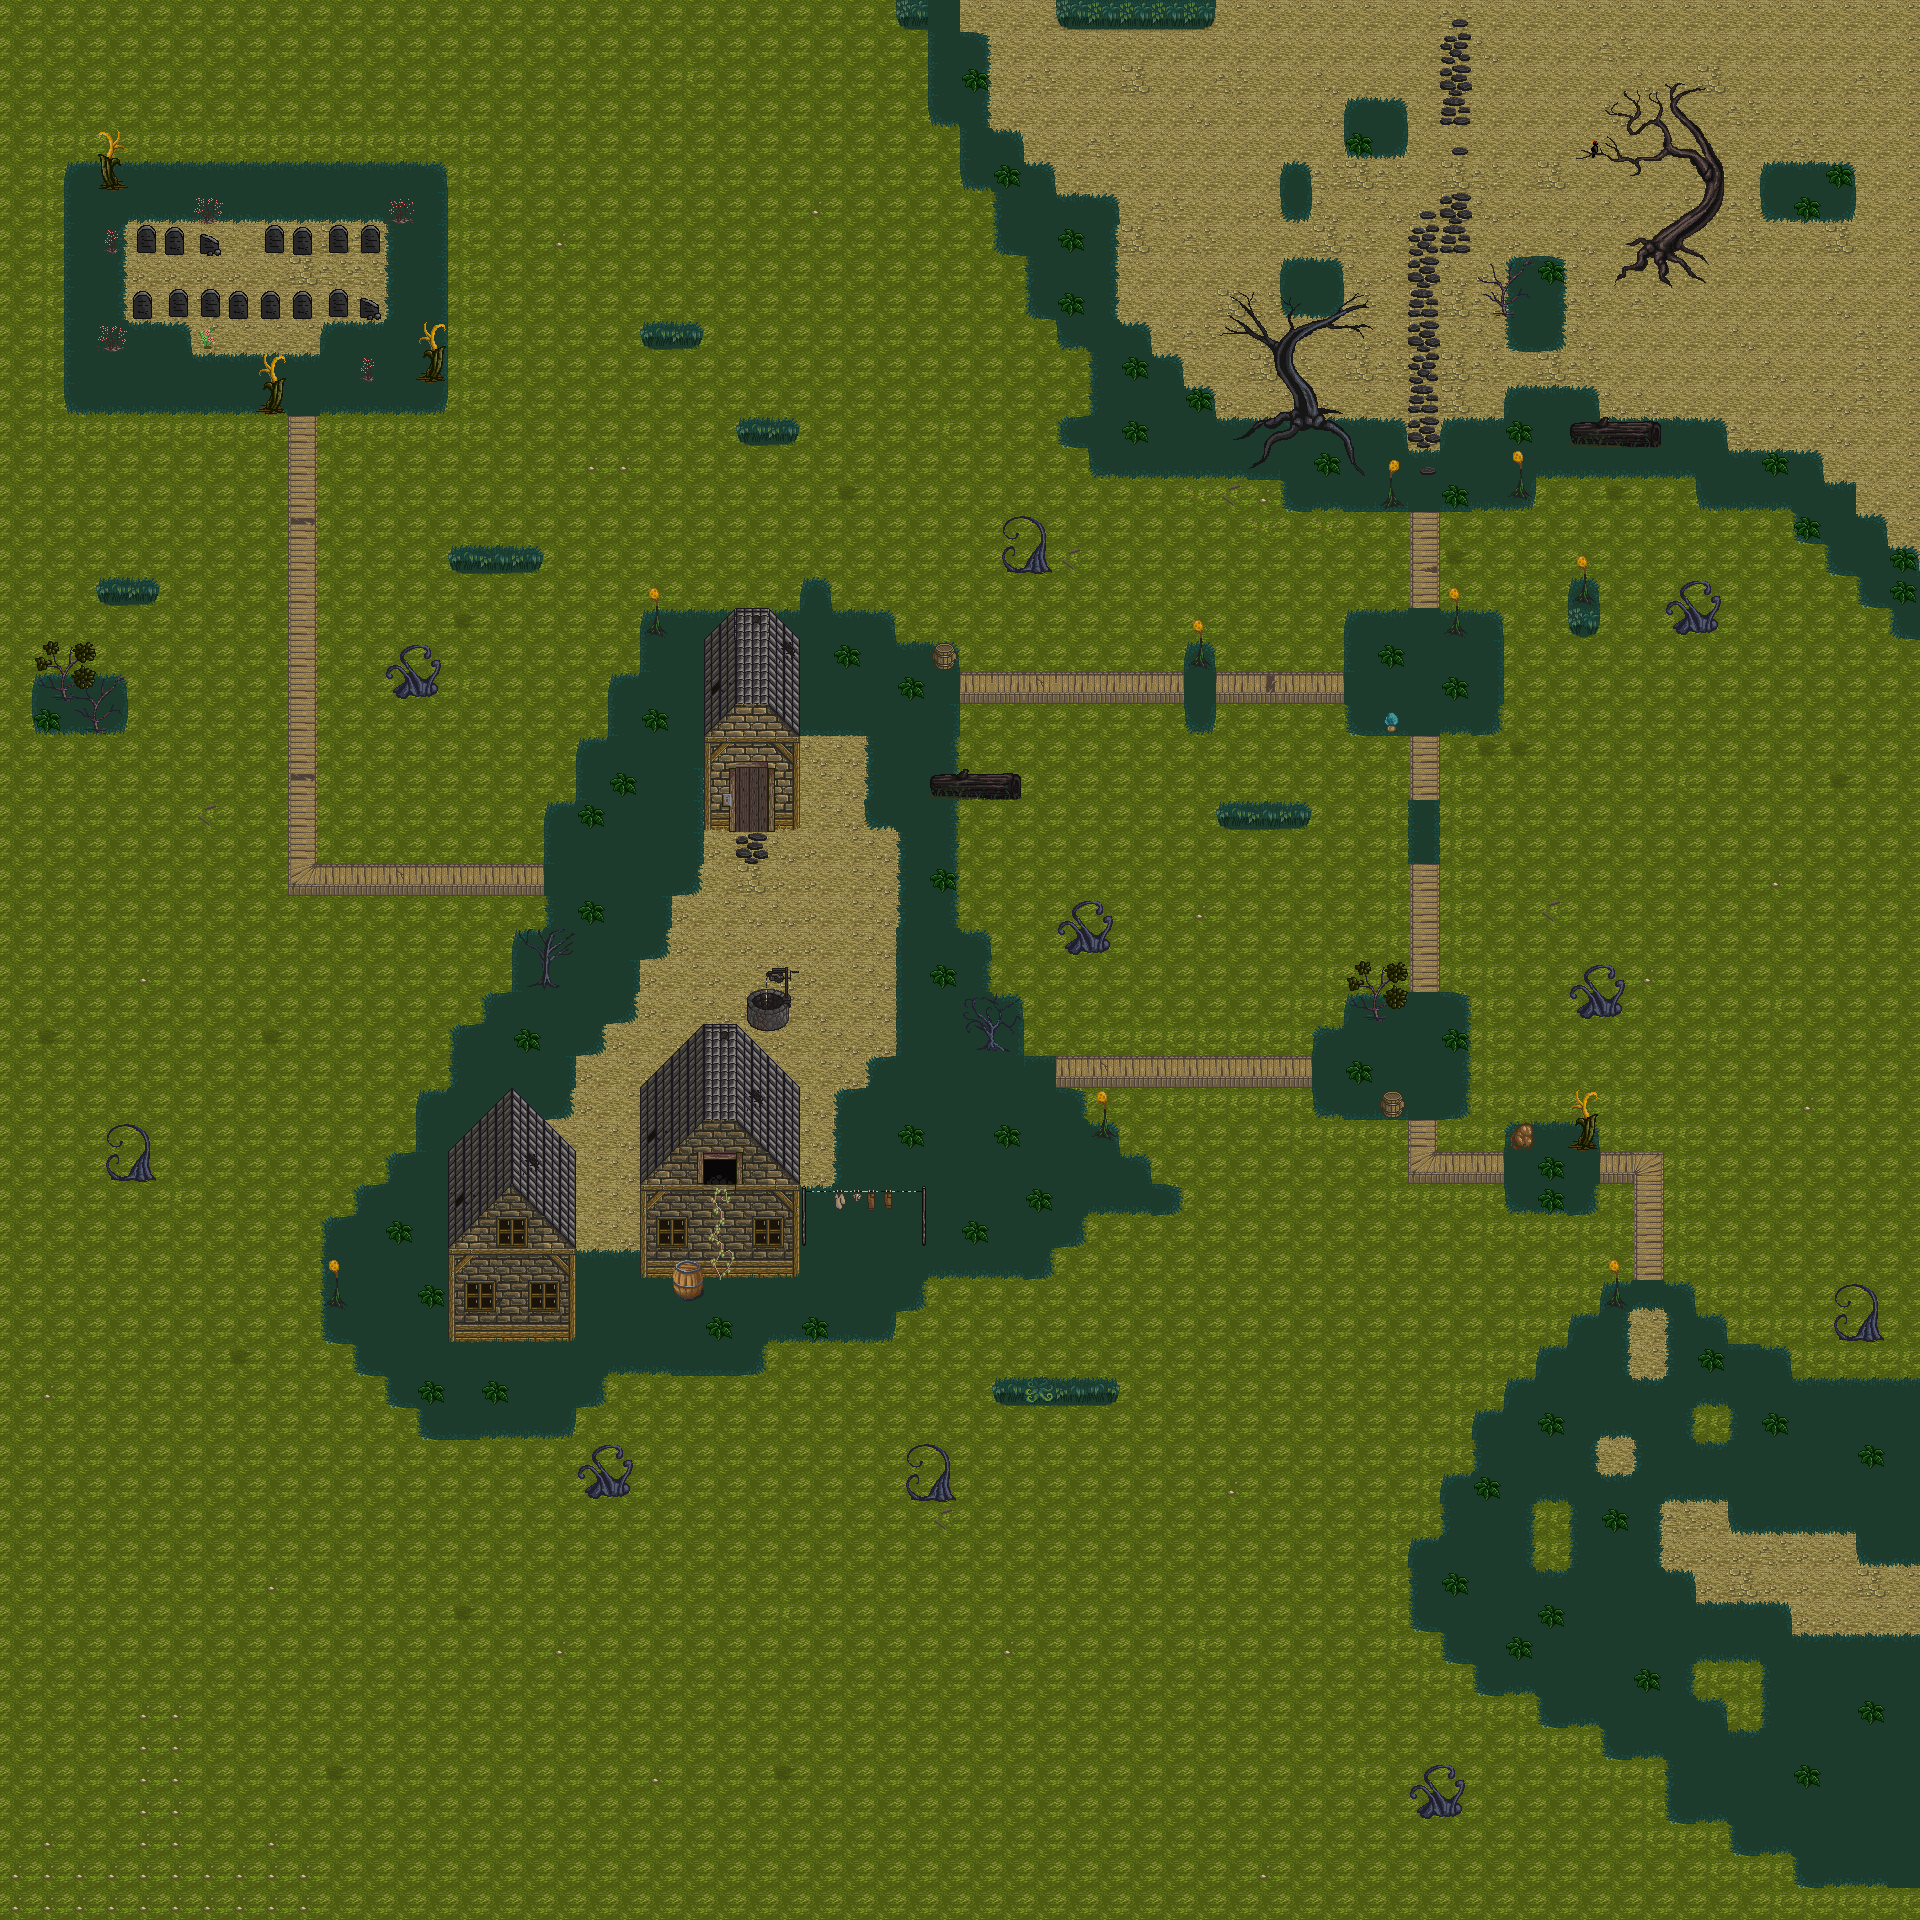

The image is a tile-based game level rendered from a .tmx file. Its description and source (layers, tilesets, objects; grid data summarised) follow:
An orthogonal 60x60 tile map with 32x32 px tiles, 7 tile layers (schlarz, Kachelebene 1, Kachelebene 2, Collision, ...), 7 tilesets and 6 objects (spawnpoint1, sprode2, spde3, exitpoint1, exrode2, ...).

<map version="1.0" orientation="orthogonal" renderorder="right-down" width="60" height="60" tilewidth="32" tileheight="32" nextobjectid="12">
 <tileset firstgid="1" name="225835_hyptosis_tile-art-batch-1" tilewidth="32" tileheight="32" tilecount="900" columns="30">
  <image source="../Downloads/hyptosis tiles/225835_hyptosis_tile-art-batch-1.png" width="960" height="960" />
 </tileset>
 <tileset firstgid="901" name="225836_hyptosis_til-art-batch-2" tilewidth="32" tileheight="32" tilecount="900" columns="30">
  <image source="../Downloads/hyptosis tiles/225836_hyptosis_til-art-batch-2.png" width="960" height="960" />
 </tileset>
 <tileset firstgid="1801" name="225837_hyptosis_tile-art-batch-3" tilewidth="32" tileheight="32" tilecount="900" columns="30">
  <image source="../Downloads/hyptosis tiles/225837_hyptosis_tile-art-batch-3.png" width="960" height="960" />
 </tileset>
 <tileset firstgid="2701" name="225838_hyptosis_tile-art-batch-4" tilewidth="32" tileheight="32" tilecount="900" columns="30">
  <image source="../Downloads/hyptosis tiles/225838_hyptosis_tile-art-batch-4.png" width="960" height="960" />
 </tileset>
 <tileset firstgid="3601" name="225839_hyptosis_tile-art-batch-5" tilewidth="32" tileheight="32" tilecount="722" columns="19">
  <image source="../Downloads/hyptosis tiles/225839_hyptosis_tile-art-batch-5.png" width="636" height="1219" />
 </tileset>
 <tileset firstgid="4323" name="town" tilewidth="32" tileheight="32" tilecount="256" columns="16">
  <image source="../Downloads/hyptosis tiles/town.png" width="512" height="512" />
 </tileset>
 <tileset firstgid="4579" name="trees_plants_rocks" tilewidth="32" tileheight="32" tilecount="256" columns="16">
  <image source="../Downloads/hyptosis tiles/trees_plants_rocks.png" width="512" height="512" />
 </tileset>
 <layer name="schlarz" width="60" height="60">
  <data>[3600 cells, 3600 non-empty, 2 distinct tile ids]</data>
 </layer>
 <layer name="Kachelebene 1" width="60" height="60">
  <data>[3600 cells, 1298 non-empty, 44 distinct tile ids]</data>
 </layer>
 <layer name="Kachelebene 2" width="60" height="60">
  <data>[3600 cells, 146 non-empty, 24 distinct tile ids]</data>
 </layer>
 <layer name="Collision" width="60" height="60">
  <data>[3600 cells, 659 non-empty, 99 distinct tile ids]</data>
 </layer>
 <layer name="Kachelebene 3" width="60" height="60">
  <data>[3600 cells, 197 non-empty, 81 distinct tile ids]</data>
 </layer>
 <layer name="Kachelebene 5" width="60" height="60">
  <data>[3600 cells, 4 non-empty, 4 distinct tile ids]</data>
 </layer>
 <objectgroup name="Spawnpoints">
  <object id="3" name="spawnpoint1" x="1440" y="24" width="32" height="32" />
  <object id="9" name="sprode2" x="704" y="1184" width="32" height="24" />
  <object id="11" name="spde3" x="1864" y="1584" width="24" height="24" />
 </objectgroup>
 <objectgroup name="Exitpoints">
  <object id="5" name="exitpoint1" x="1360" y="-16" width="192" height="24" />
  <object id="7" name="exrode2" x="704" y="1160" width="32" height="16" />
  <object id="10" name="exde3" x="1896" y="1568" width="24" height="64" />
 </objectgroup>
 <layer name="Battle" width="60" height="60">
  <data>[3600 cells, 445 non-empty, 1 distinct tile ids]</data>
 </layer>
</map>
